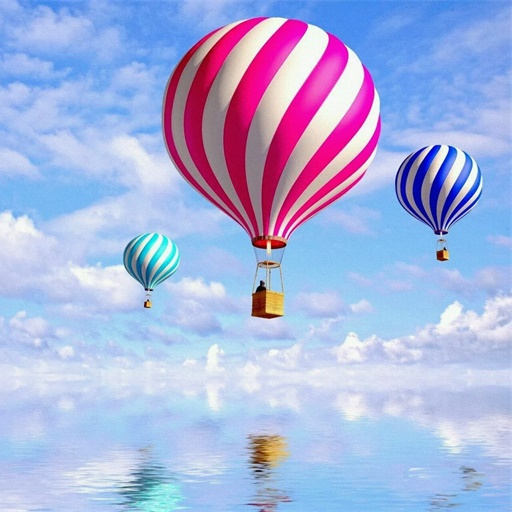
#> input picture Ass2/qiqiu.png, 512 x 512 px
$ python csit5410_assign2.py
#> lines starting #> are read from the running program, lines starting #| are printed output that depends on the picture
import numpy as np
import cv2
import math

patch = 30
target_radius = 114
threshold = 137
FILENAME = 'qiqiu.png'


def put_point_in_circle_space(x, y, circle_area_data, width, height):
    if x < height-1 and y < width-1:
        circle_area_data[x, y] += 1
    return circle_area_data


def accumulate(x0, y0, radius, circle_area_data, width, height):
    x = radius
    y = 0
    flag = 1 - x
    while x >= y:
        circle_area_data = put_point_in_circle_space(x + x0, y + y0, circle_area_data, width, height)
        circle_area_data = put_point_in_circle_space(y + x0, x + y0, circle_area_data, width, height)
        circle_area_data = put_point_in_circle_space(-x + x0, y + y0, circle_area_data, width, height)
        circle_area_data = put_point_in_circle_space(-y + x0, x + y0, circle_area_data, width, height)
        circle_area_data = put_point_in_circle_space(-x + x0, -y + y0, circle_area_data, width, height)
        circle_area_data = put_point_in_circle_space(-y + x0, -x + y0, circle_area_data, width, height)
        circle_area_data = put_point_in_circle_space(x + x0, -y + y0, circle_area_data, width, height)
        circle_area_data = put_point_in_circle_space(y + x0, -x + y0, circle_area_data, width, height)
        y+=1
        if flag <= 0:
            flag += 2 * y + 1
        else:
            x -= 1
            flag += 2 * (y - x) + 1
    return circle_area_data


def get_edge_locations(edged_image):
    edges = np.where(edged_image == 255)
    return edges


def compute_circle_space_array(edges, width, height, target_radius):
    acc_array = np.zeros((height,width,target_radius+1))
    for i in range(0, len(edges[0])):
        x = edges[0][i]
        y = edges[1][i]
        acc_array[:, :, target_radius] = accumulate(x, y, target_radius, acc_array[:, :, target_radius], width, height)
    return acc_array


# [26 lines left out: function plot_circle, not called in this run]


def task1():
    original = cv2.imread(FILENAME, 1)
#> original is the input picture: shape (512, 512, 3); mean B, G, R 222.5, 178.7, 167.7

    gray_image = cv2.cvtColor(original, cv2.COLOR_BGR2GRAY)
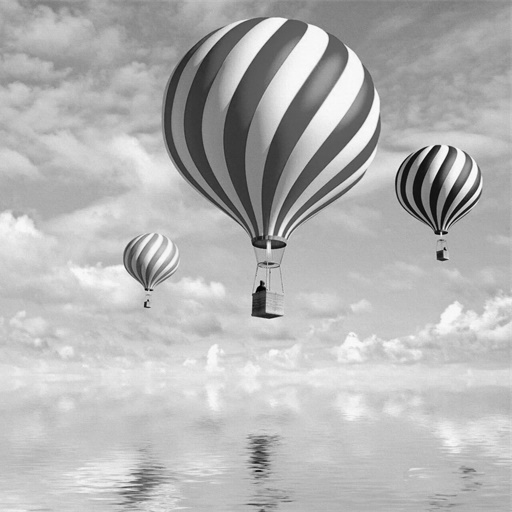
#> gray_image: shape (512, 512); min 1, max 253, mean 180.4
    edged_image = cv2.Canny(gray_image, 75, 150)
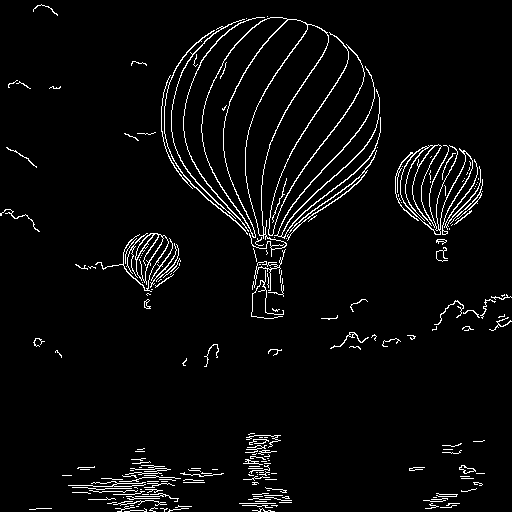
#> edged_image: shape (512, 512); 4% white in thin lines or dots

    height, width = gray_image.shape
#> height = 512; width = 512
    output = np.zeros((height, width, 3), np.uint8)

    edges = get_edge_locations(edged_image)
#> in get_edge_locations, `edges = np.where(edged_image == 255)`: edges = 10387 positions, rows 4 to 511, columns 0 to 511
#> edges = 10387 positions, rows 4 to 511, columns 0 to 511

    acc_array = compute_circle_space_array(edges, width, height, target_radius)
    output = plot_circle(output, acc_array, target_radius, width, height, threshold, patch)
    cv2.imwrite('output.jpg', output)


# [37 lines left out: function task2, not called in this run]

if __name__ == "__main__":
#> (the run stopped early here; a loop or call above may not have finished)
